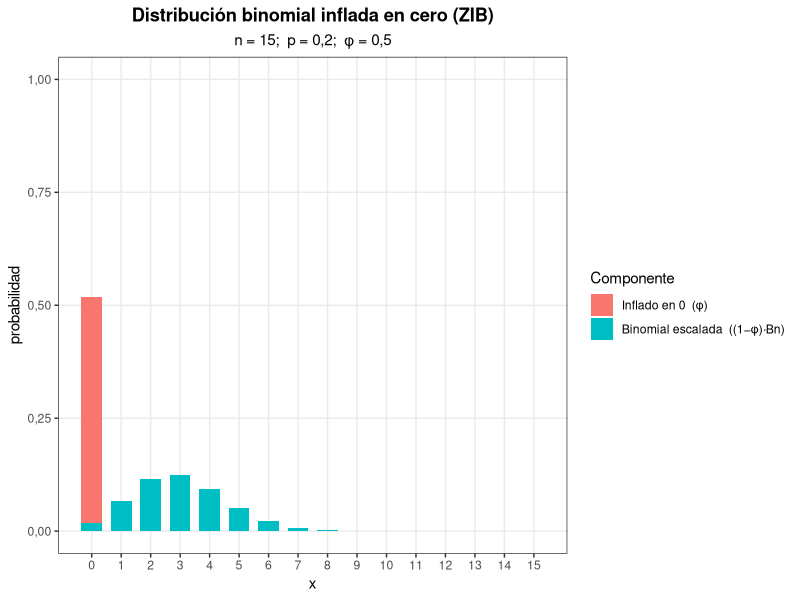
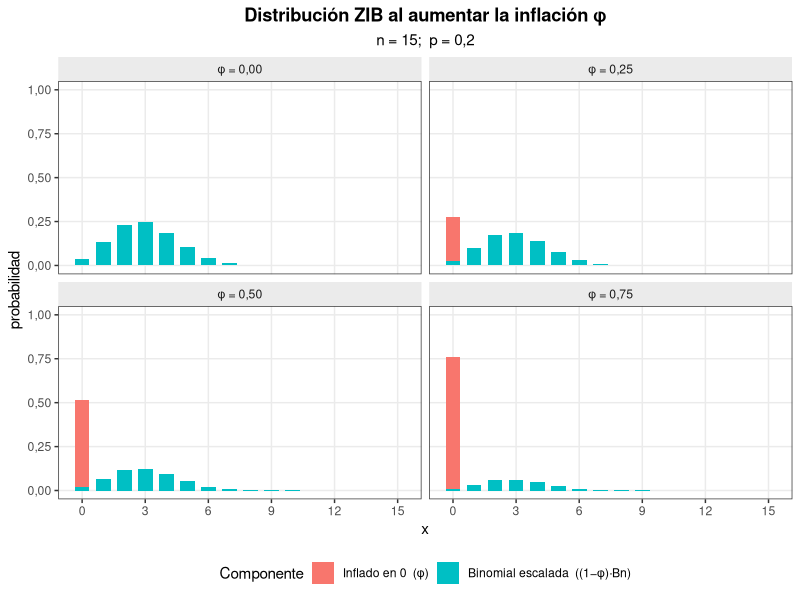
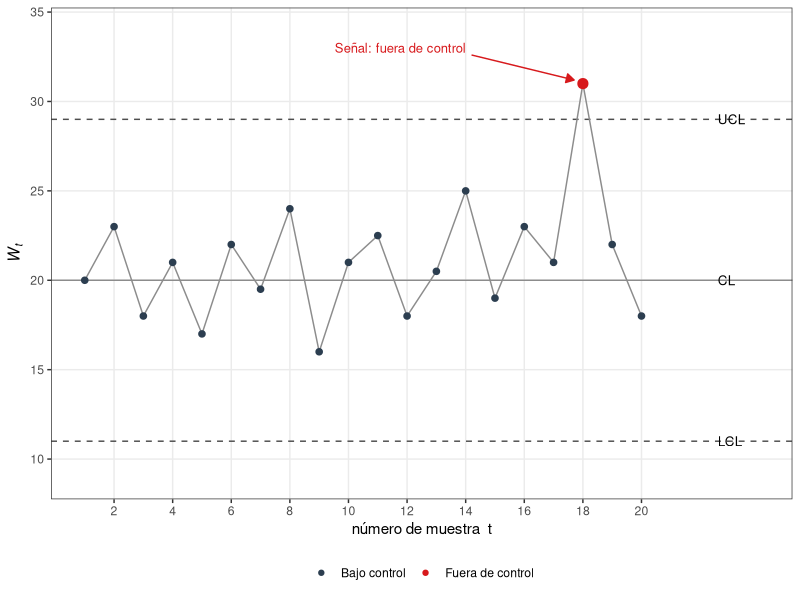
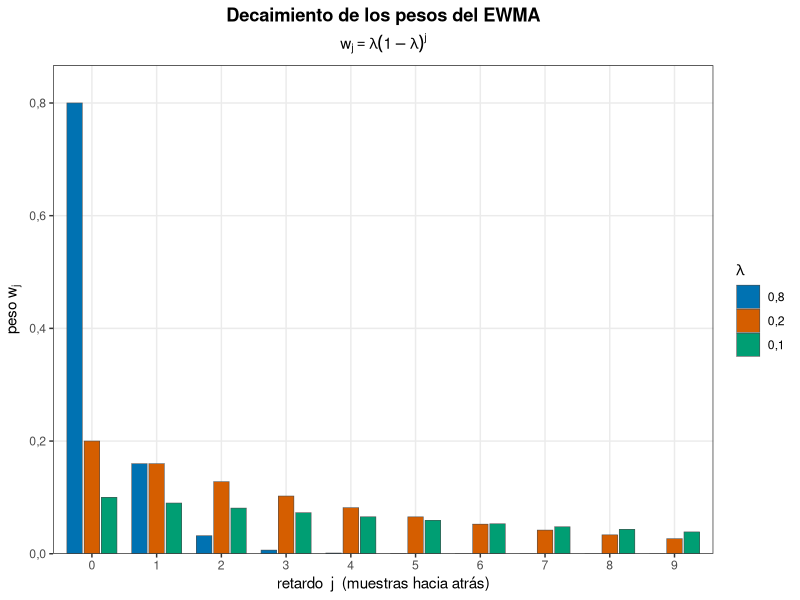
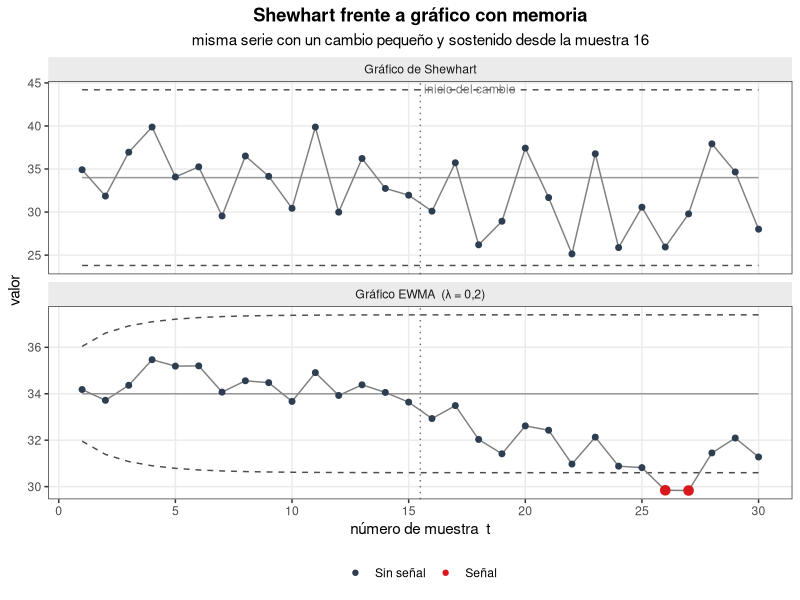
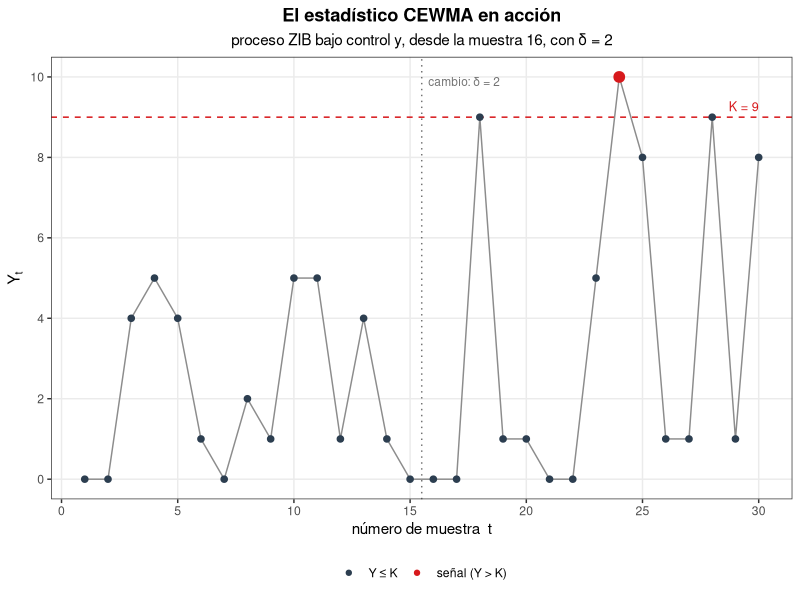
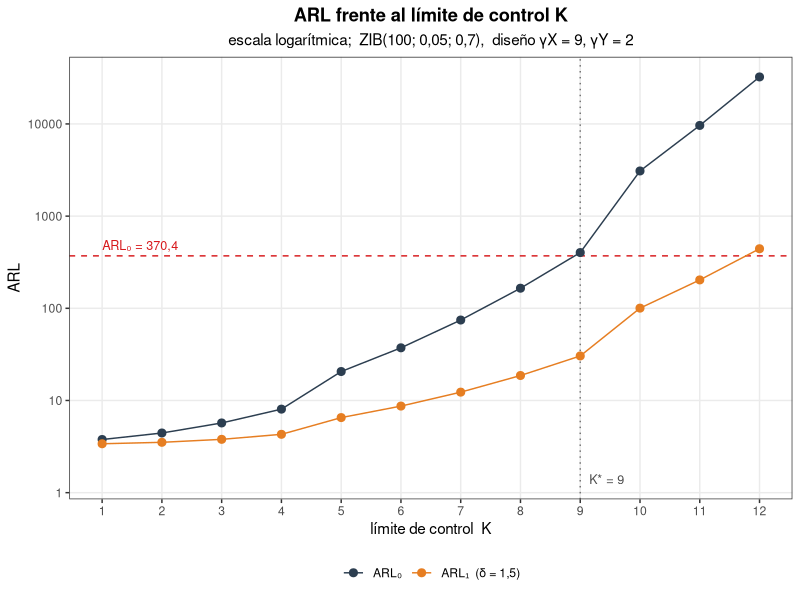

Source code (R) for these figures, in order: (Note: this script raises an error after producing the figures.)
# =====================================================================
#  Figuras conceptuales del TFM (Capitulos 1, 2 y 3)
#  Genera, con ggplot2 y salida UTF-8 (cairo_pdf) y coma decimal:
#    * zib_pmf.pdf      : la ZIB como mixtura (motivacion, 1.1.2)
#    * zib_phi.pdf      : la ZIB al aumentar la inflacion phi (3.1)
#    * carta_control.pdf: anatomia de un grafico de control (2.4.1)
#    * pesos_ewma.pdf   : decaimiento de los pesos del EWMA (2.4.4)
#  Requiere: ggplot2
# =====================================================================
library(ggplot2)
dir.create("figuras", showWarnings = FALSE)

# Utilidad: punto -> coma decimal con 'd' decimales
coma <- function(v, d = 2) sub("\\.", ",", formatC(v, format = "f", digits = d))


# =====================================================================
#  1. Distribucion ZIB (Capitulos 1 y 3)
# =====================================================================
n <- 15; p <- 0.2
col_comp <- c(INFLT = "#F8766D", BINOM = "#00BFC4")
lab_comp <- c("Inflado en 0  (\u03c6)", "Binomial escalada  ((1\u2212\u03c6)\u00b7Bn)")

# Componentes de la mixtura (binomial escalada + inflado en 0) para un phi
componentes <- function(phi) {
  x <- 0:n
  rbind(
    data.frame(x = x, prob = (1 - phi) * dbinom(x, n, p), comp = "BINOM"),
    data.frame(x = x, prob = ifelse(x == 0, phi, 0),      comp = "INFLT")
  )
}

# --- (a) La ZIB como mixtura, caso phi = 0,5  -> zib_pmf.pdf ----------
d1 <- componentes(0.5)
d1 <- d1[d1$prob > 0, ]
d1$comp <- factor(d1$comp, levels = c("INFLT", "BINOM"))

p_mix <- ggplot(d1, aes(x, prob, fill = comp)) +
  geom_col(width = 0.7) +
  scale_x_continuous(breaks = 0:n) +
  scale_y_continuous(limits = c(0, 1), breaks = c(0, .25, .5, .75, 1),
                     labels = function(v) coma(v, 2)) +
  scale_fill_manual(name = "Componente", values = col_comp,
                    breaks = c("INFLT", "BINOM"), labels = lab_comp) +
  labs(title = "Distribuci\u00f3n binomial inflada en cero (ZIB)",
       subtitle = "n = 15;  p = 0,2;  \u03c6 = 0,5", x = "x", y = "probabilidad") +
  theme_bw(base_size = 11) +
  theme(panel.grid.minor = element_blank(),
        plot.title = element_text(face = "bold", hjust = 0.5),
        plot.subtitle = element_text(hjust = 0.5), legend.position = "right")

ggsave("figuras/zib_pmf.pdf", p_mix, width = 7.2, height = 4.0, device = cairo_pdf)

# --- (b) La ZIB al aumentar phi (paneles)  -> zib_phi.pdf ------------
phis <- c(0, 0.25, 0.5, 0.75)
d2 <- do.call(rbind, lapply(phis, function(ph) { d <- componentes(ph); d$phi <- ph; d }))
d2 <- d2[d2$prob > 0, ]
d2$comp  <- factor(d2$comp, levels = c("INFLT", "BINOM"))
d2$panel <- factor(d2$phi, levels = phis, labels = paste0("\u03c6 = ", coma(phis, 2)))

p_phi <- ggplot(d2, aes(x, prob, fill = comp)) +
  geom_col(width = 0.7) +
  facet_wrap(~ panel, ncol = 2) +
  scale_x_continuous(breaks = seq(0, n, 3)) +
  scale_y_continuous(limits = c(0, 1), breaks = c(0, .25, .5, .75, 1),
                     labels = function(v) coma(v, 2)) +
  scale_fill_manual(name = "Componente", values = col_comp,
                    breaks = c("INFLT", "BINOM"), labels = lab_comp) +
  labs(title = "Distribuci\u00f3n ZIB al aumentar la inflaci\u00f3n \u03c6",
       subtitle = "n = 15;  p = 0,2", x = "x", y = "probabilidad") +
  theme_bw(base_size = 11) +
  theme(panel.grid.minor = element_blank(),
        strip.background = element_rect(fill = "grey92", colour = NA),
        plot.title = element_text(face = "bold", hjust = 0.5),
        plot.subtitle = element_text(hjust = 0.5), legend.position = "bottom")

ggsave("figuras/zib_phi.pdf", p_phi, width = 7.0, height = 5.0, device = cairo_pdf)


# =====================================================================
#  2. Anatomia de un grafico de control (2.4.1)  -> carta_control.pdf
# =====================================================================
CL <- 20; sig <- 3; L <- 3
UCL <- CL + L * sig; LCL <- CL - L * sig      # 29 y 11
t <- 1:20
w <- c(20, 23, 18, 21, 17, 22, 19.5, 24, 16, 21,
       22.5, 18, 20.5, 25, 19, 23, 21, 31, 22, 18)   # solo t=18 rebasa UCL
dc <- data.frame(t = t, w = w)
dc$estado <- factor(ifelse(w > UCL | w < LCL, "Fuera de control", "Bajo control"),
                    levels = c("Bajo control", "Fuera de control"))
xr <- 22.6

p_carta <- ggplot(dc, aes(t, w)) +
  geom_hline(yintercept = UCL, linetype = "dashed", colour = "grey30") +
  geom_hline(yintercept = LCL, linetype = "dashed", colour = "grey30") +
  geom_hline(yintercept = CL,  linetype = "solid",  colour = "grey55") +
  geom_line(colour = "grey55") +
  geom_point(aes(colour = estado, size = estado)) +
  annotate("text", x = xr, y = UCL, label = "UCL", hjust = 0, size = 3.4) +
  annotate("text", x = xr, y = CL,  label = "CL",  hjust = 0, size = 3.4) +
  annotate("text", x = xr, y = LCL, label = "LCL", hjust = 0, size = 3.4) +
  annotate("segment", x = 14.2, y = 32.6, xend = 17.7, yend = 31.2,
           colour = "#D7191C",
           arrow = arrow(length = unit(0.018, "npc"), type = "closed")) +
  annotate("text", x = 14.0, y = 33.0, hjust = 1, size = 3.3,
           colour = "#D7191C", label = "Se\u00f1al: fuera de control") +
  scale_colour_manual(name = NULL,
                      values = c("Bajo control" = "#2C3E50",
                                 "Fuera de control" = "#D7191C")) +
  scale_size_manual(guide = "none",
                    values = c("Bajo control" = 1.9, "Fuera de control" = 3.1)) +
  scale_x_continuous(breaks = seq(2, 20, 2), limits = c(1, 24)) +
  scale_y_continuous(limits = c(9, 34)) +
  labs(x = "n\u00famero de muestra  t", y = expression(italic(W)[italic(t)])) +
  theme_bw(base_size = 11) +
  theme(panel.grid.minor = element_blank(), legend.position = "bottom")

ggsave("figuras/carta_control.pdf", p_carta, width = 7.0, height = 4.0, device = cairo_pdf)


# =====================================================================
#  3. Pesos del EWMA segun lambda (2.4.4)  -> pesos_ewma.pdf
#     Peso del retardo j:  w_j = lambda (1-lambda)^j
# =====================================================================
lambdas <- c(0.8, 0.2, 0.1)
J <- 0:9
de <- do.call(rbind, lapply(lambdas, function(l)
  data.frame(j = J, w = l * (1 - l)^J, lambda = l)))
de$lambda <- factor(de$lambda, levels = lambdas, labels = coma(lambdas, 1))

p_pesos <- ggplot(de, aes(factor(j), w, fill = lambda)) +
  geom_col(position = position_dodge(width = 0.8), width = 0.72,
           colour = "grey30", linewidth = 0.2) +
  scale_y_continuous(limits = c(0, 0.85), breaks = seq(0, 0.8, 0.2),
                     labels = function(v) coma(v, 1),
                     expand = expansion(mult = c(0, 0.02))) +
  scale_fill_manual(name = expression(lambda),
                    values = c("#0072B2", "#D55E00", "#009E73")) +
  labs(title = "Decaimiento de los pesos del EWMA",
       subtitle = expression(w[j] == lambda * (1 - lambda)^j),
       x = "retardo  j  (muestras hacia atr\u00e1s)",
       y = expression("peso " * w[j])) +
  theme_bw(base_size = 11) +
  theme(panel.grid.minor = element_blank(),
        plot.title = element_text(face = "bold", hjust = 0.5),
        plot.subtitle = element_text(hjust = 0.5), legend.position = "right")

ggsave("figuras/pesos_ewma.pdf", p_pesos, width = 7.0, height = 3.8, device = cairo_pdf)

# =====================================================================
#  4. Shewhart frente a grafico con memoria (2.4.3) -> shewhart_vs_ewma.pdf
#     Misma serie con un cambio pequeno y sostenido (a la baja desde la
#     muestra t0): el Shewhart 3-sigma no lo detecta; el EWMA si.
# =====================================================================
set.seed(6)
mu0 <- 34; sigma <- 3.4; Ls <- 3; lambda <- 0.2
Nsw <- 30; t0 <- 16; shift <- -1.2 * sigma

x <- rnorm(Nsw, mu0, sigma); x[t0:Nsw] <- x[t0:Nsw] + shift

# Grafico de Shewhart (medidas individuales): limites 3-sigma constantes
UCLs <- mu0 + Ls * sigma; LCLs <- mu0 - Ls * sigma

# Grafico EWMA: estadistico y limites (dependientes del tiempo)
z <- numeric(Nsw); prev <- mu0
for (tt in 1:Nsw) { z[tt] <- lambda * x[tt] + (1 - lambda) * prev; prev <- z[tt] }
hw   <- Ls * sigma * sqrt(lambda / (2 - lambda) * (1 - (1 - lambda)^(2 * (1:Nsw))))
UCLe <- mu0 + hw; LCLe <- mu0 - hw

pan <- c("Gr\u00e1fico de Shewhart", "Gr\u00e1fico EWMA  (\u03bb = 0,2)")
pts <- rbind(
  data.frame(t = 1:Nsw, stat = x, panel = pan[1], sig = x > UCLs | x < LCLs),
  data.frame(t = 1:Nsw, stat = z, panel = pan[2], sig = z > UCLe | z < LCLe)
)
pts$panel  <- factor(pts$panel, levels = pan)
pts$estado <- factor(ifelse(pts$sig, "sig", "ok"), levels = c("ok", "sig"))
lim <- rbind(
  data.frame(t = 1:Nsw, panel = pan[1], UCL = UCLs, LCL = LCLs, CL = mu0),
  data.frame(t = 1:Nsw, panel = pan[2], UCL = UCLe, LCL = LCLe, CL = mu0)
)
lim$panel <- factor(lim$panel, levels = pan)
lab <- data.frame(t = t0 - 0.5, stat = Inf, panel = factor(pan[1], levels = pan))

p_sw <- ggplot(pts, aes(t, stat)) +
  geom_vline(xintercept = t0 - 0.5, linetype = "dotted", colour = "grey45") +
  geom_line(data = lim, aes(t, UCL), linetype = "dashed", colour = "grey30") +
  geom_line(data = lim, aes(t, LCL), linetype = "dashed", colour = "grey30") +
  geom_line(data = lim, aes(t, CL),  colour = "grey60") +
  geom_line(colour = "grey50") +
  geom_point(aes(colour = estado, size = estado)) +
  geom_text(data = lab, aes(t, stat), label = "inicio del cambio",
            hjust = -0.04, vjust = 1.4, size = 3, colour = "grey45") +
  facet_wrap(~ panel, ncol = 1, scales = "free_y") +
  scale_colour_manual(name = NULL,
                      values = c(ok = "#2C3E50", sig = "#D7191C"),
                      labels = c("Sin se\u00f1al", "Se\u00f1al")) +
  scale_size_manual(guide = "none", values = c(ok = 1.7, sig = 2.9)) +
  scale_x_continuous(breaks = seq(0, Nsw, 5)) +
  labs(title = "Shewhart frente a gr\u00e1fico con memoria",
       subtitle = "misma serie con un cambio peque\u00f1o y sostenido desde la muestra 16",
       x = "n\u00famero de muestra  t", y = "valor") +
  theme_bw(base_size = 11) +
  theme(panel.grid.minor = element_blank(),
        strip.background = element_rect(fill = "grey92", colour = NA),
        plot.title = element_text(face = "bold", hjust = 0.5),
        plot.subtitle = element_text(hjust = 0.5), legend.position = "bottom")

ggsave("figuras/shewhart_vs_ewma.pdf", p_sw, width = 7.0, height = 5.2,
       device = cairo_pdf)

# =====================================================================
#  5. El estadistico CEWMA en accion (3.2) -> cewma_accion.pdf
#     Realizacion entera de Y_t muestra a muestra con su limite K.
#     Proceso ZIB en control y, desde la muestra t0, con un cambio
#     delta=2 en la proporcion; el CEWMA lo detecta al superar K.
#     Diseno optimo real (n=100, p0=0,05, phi=0,7, delta=2): gx=9, gy=2, K=9.
#     Mecanismo entero:  Y_t = floor( (gx*X_t + B_{t-1}) / (gx+gy) ),
#                        R_t = (gx*X_t + B_{t-1}) - (gx+gy)*Y_t,
#                        B_t = gy*Y_t + R_t,  Y_0 = floor(E[X]),  senal si Y_t>K.
# =====================================================================
set.seed(14)
nn <- 100; p0 <- 0.05; phi <- 0.7; gx <- 9L; gy <- 2L; K <- 9L
delta <- 2; t0c <- 16; Nc <- 30
y0 <- floor((1 - phi) * nn * p0)
Y <- integer(Nc); Bprev <- gy * y0
for (t in 1:Nc) {
  pt <- if (t >= t0c) delta * p0 else p0
  X  <- if (runif(1) > phi) rbinom(1, nn, pt) else 0L   # observacion ZIB
  Yt <- (gx * X + Bprev) %/% (gx + gy)                  # division entera
  Y[t] <- Yt
  Rt    <- (gx * X + Bprev) - (gx + gy) * Yt
  Bprev <- gy * Yt + Rt
}
dcw <- data.frame(t = 1:Nc, Y = Y)
dcw$estado <- factor(ifelse(dcw$Y > K, "sig", "ok"), levels = c("ok", "sig"))

p_cewma <- ggplot(dcw, aes(t, Y)) +
  geom_vline(xintercept = t0c - 0.5, linetype = "dotted", colour = "grey45") +
  geom_hline(yintercept = K, linetype = "dashed", colour = "#D7191C") +
  geom_line(colour = "grey55") +
  geom_point(aes(colour = estado, size = estado)) +
  annotate("text", x = Nc, y = K, label = "K = 9", hjust = 1, vjust = -0.6,
           size = 3.2, colour = "#D7191C") +
  annotate("text", x = t0c - 0.35, y = max(Y), hjust = 0, vjust = 1, size = 3,
           colour = "grey45", label = " cambio: \u03b4 = 2") +
  scale_colour_manual(name = NULL, values = c(ok = "#2C3E50", sig = "#D7191C"),
                      labels = c("Y \u2264 K", "se\u00f1al (Y > K)")) +
  scale_size_manual(guide = "none", values = c(ok = 1.9, sig = 3.3)) +
  scale_x_continuous(breaks = seq(0, Nc, 5)) +
  scale_y_continuous(breaks = seq(0, max(Y) + 1, 2)) +
  labs(title = "El estad\u00edstico CEWMA en acci\u00f3n",
       subtitle = "proceso ZIB bajo control y, desde la muestra 16, con \u03b4 = 2",
       x = "n\u00famero de muestra  t", y = expression(Y[t])) +
  theme_bw(base_size = 11) +
  theme(panel.grid.minor = element_blank(),
        plot.title = element_text(face = "bold", hjust = 0.5),
        plot.subtitle = element_text(hjust = 0.5), legend.position = "bottom")

ggsave("figuras/cewma_accion.pdf", p_cewma, width = 7.0, height = 4.0,
       device = cairo_pdf)

# =====================================================================
#  6. ARL0 en funcion del limite de control K (3.2.4) -> arl0_vs_K.pdf
#     Calibracion (cruce de 370,4) y monotonia de ARL0 en K, que
#     justifica la terminacion temprana ('break') del optimizador.
#     ARL0 exacto por cadena de Markov (mismo metodo que ARL_teorico.py):
#       Q[i,j] += pmf_ZIB(x)  con  Y=floor((gx*x+i)/(gx+gy)) <= K,
#       ARL0 = q' (I-Q)^{-1} 1,  q en el estado inicial gy*floor(E[X]).
# =====================================================================
zib_pmf <- function(n, p, phi) {
  pr <- (1 - phi) * dbinom(0:n, n, p); pr[1] <- pr[1] + phi; pr
}
calcul_Q <- function(n, p, phi, gx, gy, K) {
  pr <- zib_pmf(n, p, phi); bmax <- gx + gy * (K + 1) - 1; d <- bmax + 1
  Q <- matrix(0, d, d)
  for (i in 0:bmax) for (x in 0:n) {
    Y <- (gx * x + i) %/% (gx + gy)
    if (Y <= K) {
      R <- gx * x + i - (gx + gy) * Y; j <- gy * Y + R
      Q[i + 1, j + 1] <- Q[i + 1, j + 1] + pr[x + 1]
    }
  }
  Q
}
arl0_exact <- function(n, p0, phi0, gx, gy, K) {
  EY <- n * p0 * (1 - phi0); Q <- calcul_Q(n, p0, phi0, gx, gy, K)
  d <- nrow(Q); q <- numeric(d); q[gy * floor(EY) + 1] <- 1
  as.numeric(q %*% solve(diag(d) - Q, rep(1, d)))
}

ARL0min <- 370.4
Kseq <- 1:12
# ARL exacto general: Q con el proceso vigente (pp,php); q en el estado inicial en control
arl_exact <- function(n, p0, phi0, pp, php, gx, gy, K) {
  EY <- n * p0 * (1 - phi0); Q <- calcul_Q(n, pp, php, gx, gy, K)
  d <- nrow(Q); q <- numeric(d); q[gy * floor(EY) + 1] <- 1
  as.numeric(q %*% solve(diag(d) - Q, rep(1, d)))
}
gxk <- 9; gyk <- 2; nk <- 100; p0k <- 0.05; phi0k <- 0.7; deltak <- 1.5
A0 <- vapply(Kseq, function(K) arl_exact(nk, p0k, phi0k, p0k,          phi0k, gxk, gyk, K), 0)
A1 <- vapply(Kseq, function(K) arl_exact(nk, p0k, phi0k, deltak * p0k, phi0k, gxk, gyk, K), 0)
Kstar <- min(Kseq[A0 >= ARL0min])
cat("K* =", Kstar, "| ARL0(K*) =", round(A0[Kseq == Kstar], 1),
    "| ARL1(K*) =", round(A1[Kseq == Kstar], 1), "\n")
da <- rbind(data.frame(K = Kseq, ARL = A0, serie = "ARL0"),
            data.frame(K = Kseq, ARL = A1, serie = "ARL1"))
da$serie <- factor(da$serie, levels = c("ARL0", "ARL1"))

p_arl <- ggplot(da, aes(K, ARL, colour = serie)) +
  geom_hline(yintercept = ARL0min, linetype = "dashed", colour = "#D7191C") +
  geom_vline(xintercept = Kstar, linetype = "dotted", colour = "grey45") +
  geom_line() + geom_point(size = 2.4) +
  annotate("text", x = 1, y = ARL0min, label = "ARL\u2080 = 370,4", colour = "#D7191C",
           hjust = 0, vjust = -0.6, size = 3.2) +
  annotate("text", x = Kstar + 0.15, y = 1.4, label = "K* = 9", colour = "grey30",
           hjust = 0, size = 3.2) +
  scale_colour_manual(name = NULL, values = c(ARL0 = "#2C3E50", ARL1 = "#E67E22"),
                      labels = c("ARL\u2080", "ARL\u2081  (\u03b4 = 1,5)")) +
  scale_x_continuous(breaks = Kseq) +
  scale_y_log10(breaks = c(1, 10, 100, 1000, 10000),
                labels = c("1", "10", "100", "1000", "10000")) +
  labs(title = "ARL frente al l\u00edmite de control K",
       subtitle = "escala logar\u00edtmica;  ZIB(100; 0,05; 0,7),  dise\u00f1o \u03b3X = 9, \u03b3Y = 2",
       x = "l\u00edmite de control  K", y = "ARL") +
  theme_bw(base_size = 11) +
  theme(panel.grid.minor = element_blank(),
        plot.title = element_text(face = "bold", hjust = 0.5),
        plot.subtitle = element_text(hjust = 0.5), legend.position = "bottom")

ggsave("figuras/arl0_vs_K.pdf", p_arl, width = 7.0, height = 4.4, device = cairo_pdf)

cat("Figuras conceptuales generadas en figuras/:",
    "zib_pmf.pdf, zib_phi.pdf, carta_control.pdf, pesos_ewma.pdf,",
    "shewhart_vs_ewma.pdf, cewma_accion.pdf, arl0_vs_K.pdf\n")

# =====================================================================
#  7. Ejemplo numérico del Capítulo 6: el ZIB-CEWMA aplicado
#     Escenario ZIB(200, 0,05, 0,7); diseño gx=9, gy=11, K=11.
#     Cuatro fases: bajo control y tres deterioros (sube p, baja phi, ambos).
# =====================================================================
ne<-200; p0e<-0.05; phi0e<-0.7; gxe<-9L; gye<-11L; Ke<-11L
y0e<-floor(ne*p0e*(1-phi0e))
sim_fase <- function(seed, pp, ph, base, nmax) {
  set.seed(seed); B <- gye*y0e; X<-integer(0); Y<-integer(0); t<-0L; sig<-NA_integer_
  repeat {
    t <- t + 1L; ic <- t <= base
    pt <- if (ic) p0e else pp; pht <- if (ic) phi0e else ph
    x <- if (runif(1) > pht) rbinom(1, ne, pt) else 0L
    yt <- (gxe*x + B) %/% (gxe+gye); X[t]<-x; Y[t]<-yt
    if (is.na(sig) && yt > Ke) sig <- t
    B <- gye*yt + (gxe*x + B - (gxe+gye)*yt)
    if (!is.na(sig) || t >= nmax) break
  }
  data.frame(t=1:t, X=X, Y=Y, senal=(!is.na(sig) & (1:t)==sig))
}
cfg <- list(
  list("(a) Bajo control",        1, p0e,   phi0e, 999L, 30L),
  list("(b) FC1: aumento de p",   6, 0.075, 0.7,   10L,  60L),
  list("(c) FC2: descenso de \u03c6", 3, 0.05, 0.35, 10L, 60L),
  list("(d) FC3: ambos",          2, 0.075, 0.35,  10L,  60L))
dd <- data.frame(); shifts <- data.frame()
for (c in cfg) {
  df <- sim_fase(c[[2]], c[[3]], c[[4]], c[[5]], c[[6]]); df$fase <- c[[1]]
  dd <- rbind(dd, df)
  if (c[[5]] < 100) shifts <- rbind(shifts, data.frame(fase=c[[1]], x=c[[5]]+0.5))
}
lev <- sapply(cfg, `[[`, 1)
dd$fase <- factor(dd$fase, levels=lev); shifts$fase <- factor(shifts$fase, levels=lev)
dd$estado <- factor(ifelse(dd$senal,"sig","ok"), levels=c("ok","sig"))
write.csv(dd[, c("fase","t","X","Y","senal")], "datos/ejemplo_fases.csv",
          row.names=FALSE, fileEncoding="UTF-8")

p_ej <- ggplot(dd, aes(t, Y)) +
  geom_vline(data=shifts, aes(xintercept=x), linetype="dotted", colour="grey45") +
  geom_hline(yintercept=Ke, linetype="dashed", colour="#D7191C") +
  geom_line(colour="grey55") +
  geom_point(aes(colour=estado, size=estado)) +
  facet_wrap(~fase, ncol=1, scales="free_x") +
  scale_colour_manual(name=NULL, values=c(ok="#2C3E50", sig="#D7191C"),
                      labels=c("Y \u2264 K","se\u00f1al (Y > K)")) +
  scale_size_manual(guide="none", values=c(ok=1.6, sig=3)) +
  scale_y_continuous(breaks=seq(0,12,2)) +
  labs(title="El gr\u00e1fico ZIB-CEWMA aplicado (ZIB(200; 0,05; 0,7); K = 11)",
       x="n\u00famero de muestra  t", y=expression(Y[t])) +
  theme_bw(base_size=11) +
  theme(panel.grid.minor=element_blank(),
        strip.background=element_rect(fill="grey92", colour=NA),
        plot.title=element_text(face="bold", hjust=0.5), legend.position="bottom")
ggsave("figuras/ejemplo_cartas.pdf", p_ej, width=6.8, height=7.6, device=cairo_pdf)

# señales observadas por fase (para la tabla del texto)
for (l in lev) { s<-which(dd$senal[dd$fase==l]); cat(l, "-> senal en t =", if(length(s))s else NA, "\n") }
cat("ejemplo_cartas.pdf generado\n")
